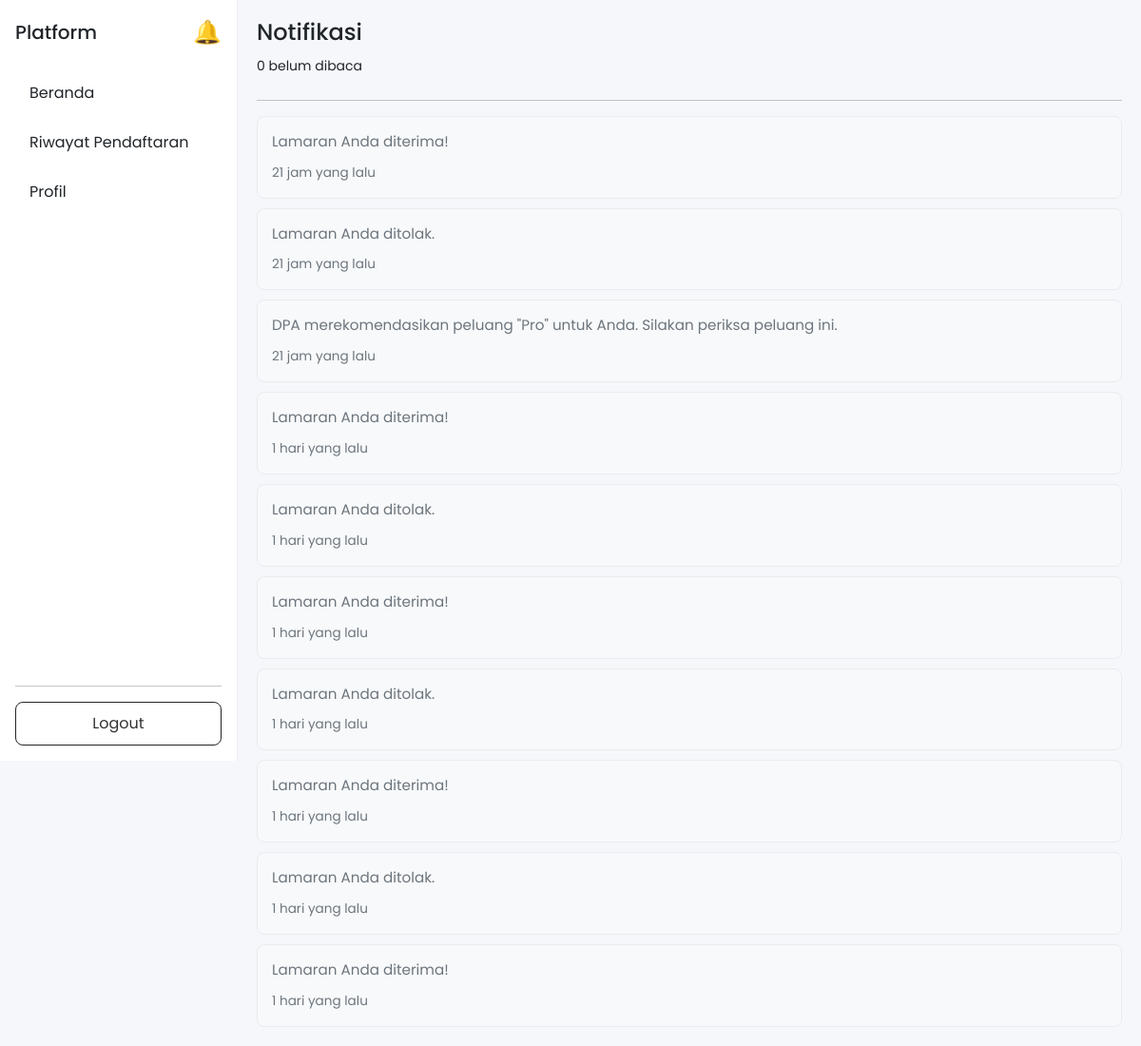
Before: /views/notifications.php (signed in) with the older database file.
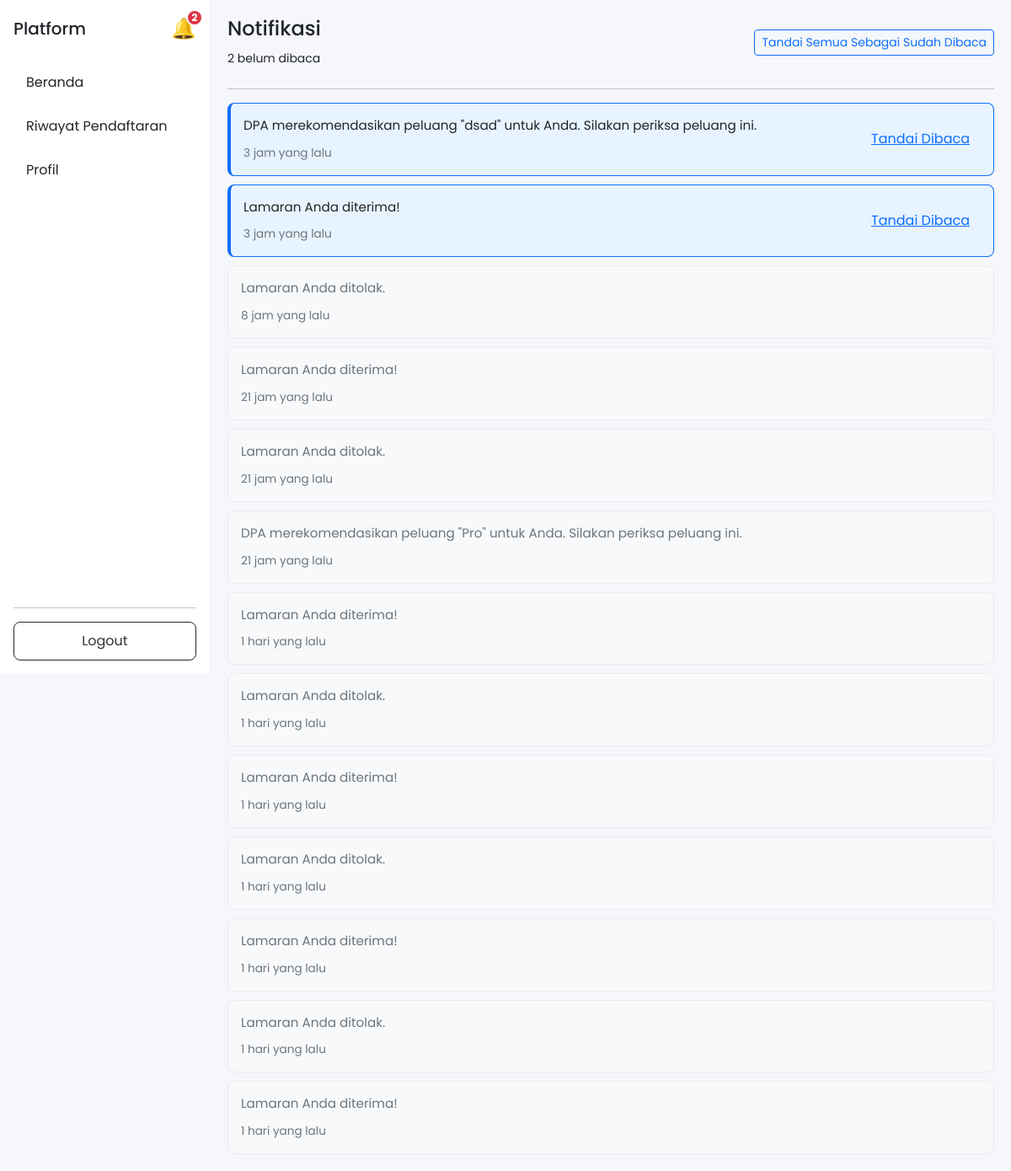
After: the same page with the newer database file.
### tables this page shows
CREATE TABLE `notifikasi` (
  `id` int NOT NULL,
  `user_id` int NOT NULL,
  `pesan` text,
  `pesan_custom` text,
  `tipe_notifikasi` enum('standard','recommendation','result') DEFAULT 'standard',
  `related_id` int DEFAULT NULL,
  `pengirim_id` int DEFAULT NULL,
  `status_baca` tinyint(1) DEFAULT '0',
  `created_at` timestamp NULL DEFAULT CURRENT_TIMESTAMP
);

### core/notification_helper.php (called while the page is built, shortened)
<?php
function getUnreadNotificationCount($conn, $user_id) {
    $query = "SELECT COUNT(*) as unread FROM notifikasi WHERE user_id = ? AND status_baca = 0";
    $stmt = mysqli_prepare($conn, $query);
    mysqli_stmt_bind_param($stmt, 'i', $user_id);
    mysqli_stmt_execute($stmt);
    $result = mysqli_stmt_get_result($stmt);
    $row = mysqli_fetch_assoc($result);
    return $row['unread'] ?? 0;
}
?>

### views/notifications.php (the view, shortened to what the changed rows need)
<?php
include __DIR__ . '/../config/database.php';
$user_id = $_SESSION['user_id'];
$query = "SELECT * FROM notifikasi WHERE user_id = ? ORDER BY created_at DESC";
$stmt = mysqli_prepare($conn, $query);
mysqli_stmt_bind_param($stmt, 'i', $user_id);
mysqli_stmt_execute($stmt);
$result = mysqli_stmt_get_result($stmt);
$notifications = [];
while ($row = mysqli_fetch_assoc($result)) {
    $notifications[] = $row;
}
?>
<!DOCTYPE html>
<html>
<head>
    <link href="https://cdn.jsdelivr.net/npm/bootstrap@5.3.0/dist/css/bootstrap.min.css" rel="stylesheet">
    <link rel="stylesheet" href="../assets/css/global.css">
    <link rel="stylesheet" href="../assets/css/layout.css">
    <link rel="stylesheet" href="../assets/css/notifications.css">
</head>
<body>
<div class="d-flex">
    <?php include __DIR__ . '/layouts/sidebar.php'; ?>
    <div class="content">
        <div class="d-flex justify-content-between align-items-center mb-4">
            <div>
                <h4>Notifikasi</h4>
                <small>
                    <?php echo count(array_filter($notifications, function($n) { return $n['status_baca'] == 0; })); ?> belum dibaca
                </small>
            </div>
            <?php if (!empty(array_filter($notifications, function($n) { return $n['status_baca'] == 0; }))): ?>
                <button class="btn btn-sm btn-outline-primary" onclick="markAllAsRead()">
                    Tandai Semua Sebagai Sudah Dibaca
                </button>
            <?php endif; ?>
        </div>
        <?php if (empty($notifications)): ?>
            <div class="alert alert-info">
                Anda tidak memiliki notifikasi.
            </div>
        <?php else: ?>
            <div class="notification-list">
                <?php foreach ($notifications as $notif): ?>
                    <div class="notification-item <?php echo $notif['status_baca'] == 0 ? 'unread' : 'read'; ?>"
                         data-notif-id="<?php echo $notif['id']; ?>">
                        <div class="notification-content">
                            <a href="detail_notification.php?id=<?php echo $notif['id']; ?>" class="notification-link">
                                <div class="notification-message">
                                    <?php echo htmlspecialchars($notif['pesan']); ?>
                                </div>
                                <div class="notification-footer">
                                    <small class="notification-date">
                                        <?php
                                        $date = new DateTime($notif['created_at']);
                                        $now = new DateTime();
                                        $diff = $now->diff($date);
                                        if ($diff->days > 0) {
                                            echo $diff->days . ' hari yang lalu';
                                        } elseif ($diff->h > 0) {
                                            echo $diff->h . ' jam yang lalu';
                                        } elseif ($diff->i > 0) {
                                            echo $diff->i . ' menit yang lalu';
                                        } else {
                                            echo 'Baru saja';
                                        }
                                        ?>
                                    </small>
                                </div>
                            </a>
                        </div>
                        <?php if ($notif['status_baca'] == 0): ?>
                            <button class="btn btn-xs btn-link" onclick="markAsRead(<?php echo $notif['id']; ?>)">
                                Tandai Dibaca
                            </button>
                        <?php endif; ?>
                    </div>
                <?php endforeach; ?>
            </div>
        <?php endif; ?>
    </div>
</div>
</body>
</html>

### views/layouts/sidebar.php (shortened to what the changed rows need)
<?php
include_once __DIR__ . '/../../core/notification_helper.php';
include_once __DIR__ . '/../../config/database.php';
$unread_count = getUnreadNotificationCount($conn, $_SESSION['user_id']);
?>
<div class="sidebar d-flex flex-column p-3">
    <div class="d-flex justify-content-between align-items-center mb-4">
        <a href="<?= BASE_URL ?>/views/notifications.php" class="notification-bell" title="Notifikasi">
            🔔
            <?php if ($unread_count > 0): ?>
                <span class="notification-badge"><?php echo $unread_count; ?></span>
            <?php endif; ?>
        </a>
    </div>
</div>

Changed rows visible on the page:
added notifikasi: pesan "DPA merekomendasikan peluang \"dsad\" untuk Anda. Silakan periksa peluang ini.", created_at "3", status_baca 0 (drawn)
added notifikasi: pesan "Lamaran Anda diterima!", created_at "3", status_baca 0 (drawn)
added notifikasi: pesan "Lamaran Anda ditolak.", created_at "8"
Other visible differences:
$unread_count: (not shown) → "2"
text no longer shown: "0"
text now shown: "2 Tandai Semua Sebagai Sudah Dibaca"
